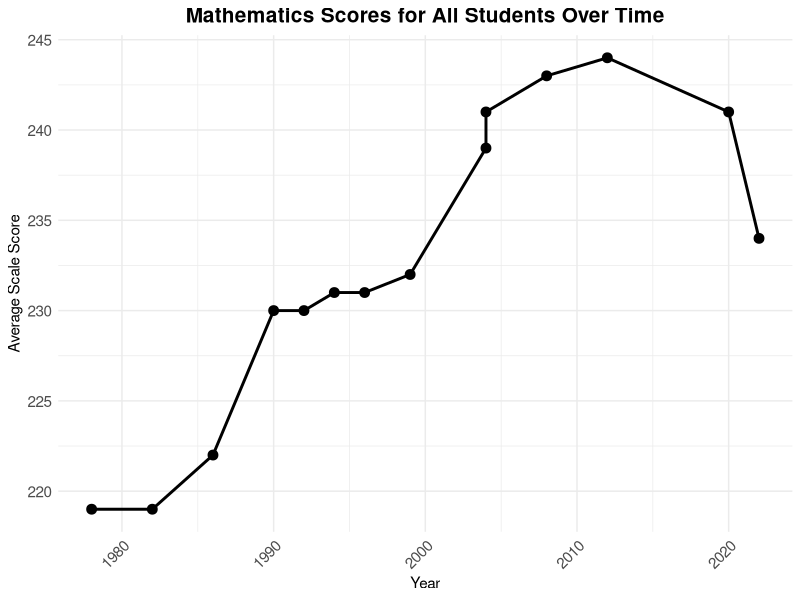

Write R code to recreate this figure. (Note: this script raises an error after producing the figure.)
## ---- chunk 1
#| echo: false
#| output: false
library(tidyverse)
library(ggthemes)
library(lubridate)
library(ggridges)
## ---- chunk 2
#| echo: false
#| output: false

disability <- read_csv("data/mathematics/Mathematics, Age 9, Disability sta.csv", show_col_types = FALSE, name_repair = 'minimal')
colnames(disability) <- disability[8, 1:4]
disability <- disability[9:18, 1:4] |>
  mutate(
    Year = ymd(Year, truncated = 2L),
    `Average scale score` = as.numeric(na_if(na_if(`Average scale score`, "‡"), "—")),
    Subcategory = `Disability status of student, including those with 504 plan`,
    Category = "Disability"
  ) |>
  drop_na(`Average scale score`, Year)

gender <- read_csv("data/mathematics/Mathematics, Age 9, Gender.csv", show_col_types = FALSE, name_repair = 'minimal')
colnames(gender) <- gender[8, 1:4]
gender <- gender[9:36, 1:4] |>
  mutate(
    Year = ymd(Year, truncated = 2L),
    `Average scale score` = as.numeric(na_if(na_if(`Average scale score`, "‡"), "—")),
    Subcategory = Gender,
    Category = "Gender"
  ) |>
  drop_na(`Average scale score`, Year)

national_school <- read_csv("data/mathematics/Mathematics, Age 9, National School.csv", show_col_types = FALSE, name_repair = 'minimal')
colnames(national_school) <- national_school[8, 1:4]
national_school <- national_school[9:26, 1:4] |>
  mutate(
    Year = ymd(Year, truncated = 2L),
    `Average scale score` = as.numeric(na_if(na_if(`Average scale score`, "‡"), "—")),
    Subcategory = `National School Lunch Program eligibility, 3 categories`,
    Category = "National School Lunch"
  ) |>
  drop_na(`Average scale score`, Year)

race <- read_csv("data/mathematics/Mathematics, Age 9, Race ethnicity.csv", show_col_types = FALSE, name_repair = 'minimal')
colnames(race) <- race[8, 1:4]
race <- race[9:92, 1:4] |>
  mutate(
    Year = ymd(Year, truncated = 2L),
    `Average scale score` = as.numeric(na_if(na_if(`Average scale score`, "‡"), "—")),
    Subcategory = `Race/ethnicity (6 categories)`,
    Category = "Race/Ethnicity"
  ) |>
  drop_na(`Average scale score`, Year)

region <- read_csv("data/mathematics/Mathematics, Age 9, Region of the.csv", show_col_types = FALSE, name_repair = 'minimal')
colnames(region) <- region[8, 1:4]
region <- region[9:37, 1:4] |>
  mutate(
    Year = ymd(Year, truncated = 2L),
    `Average scale score` = as.numeric(na_if(na_if(`Average scale score`, "‡"), "—")),
    Subcategory = `Region of the country`,
    Category = "Region"
  ) |>
  drop_na(`Average scale score`, Year)

location <- read_csv("data/mathematics/Mathematics, Age 9, School location.csv", show_col_types = FALSE, name_repair = 'minimal')
colnames(location) <- location[8, 1:4]
location <- location[9:24, 1:4] |>
  mutate(
    Year = ymd(Year, truncated = 2L),
    `Average scale score` = as.numeric(na_if(na_if(`Average scale score`, "‡"), "—")),
    Subcategory = `School location, 4 categories`,
    Category = "School Location"
  ) |>
  drop_na(`Average scale score`, Year)

eng_status <-read_csv("data/mathematics/Mathematics, Age 9, Status as Engl.csv", show_col_types = FALSE, name_repair = 'minimal')
colnames(eng_status) <- eng_status[8, 1:4]
eng_status <- eng_status[9:18, 1:4] |>
  mutate(
    Year = ymd(Year, truncated = 2L),
    `Average scale score` = as.numeric(na_if(na_if(`Average scale score`, "‡"), "—")),
    Subcategory = `Status as English learner, 2 categories`,
    Category = "English Learner Status"
  ) |>
  drop_na(`Average scale score`, Year)

all_students <- read_csv("data/mathematics/Mathematics, Age 9, All students.csv", show_col_types = FALSE, name_repair = 'minimal')
colnames(all_students) <- all_students[8, 1:4]
all_students <- all_students[9:24, 1:4] |>
  mutate(
    Year = ymd(Year, truncated = 2L),
    `Average scale score` = as.numeric(na_if(na_if(`Average scale score`, "‡"), "—")),
    Subcategory = `All students`,
    Category = "All Students"
  ) |>
  drop_na(`Average scale score`, Year)
## ---- chunk 3
ggplot(all_students, aes(x = Year, y = `Average scale score`)) +
  geom_point(size = 3) +
  geom_line(group = 1, size = 1) +
  labs(
    title = "Mathematics Scores for All Students Over Time",
    x = "Year",
    y = "Average Scale Score"
  ) +
  theme_minimal() +
  theme(
    plot.title = element_text(size = 15, hjust = 0.5, face = "bold"),
    axis.text.x = element_text(size = 11, angle = 45, hjust = 1),
    axis.text.y = element_text(size = 11)
  )
## ---- chunk 4
key_categories <- combined_data |>
  filter(Subcategory %in% c("White (not Hispanic)", "Black (not Hispanic)", "Hispanic", "All students"))

ggplot(key_categories, aes(x = Year, y = `Average scale score`, group = Subcategory)) +
  geom_line(aes(color = Subcategory, size = Subcategory == "All students"), size = 1.2) +
  geom_point(aes(color = Subcategory, size = Subcategory == "All students"), shape = 21, stroke = 1) +
  scale_color_manual(
    values = c(
      "All students" = "black",
      "White (not Hispanic)" = "pink",  
      "Black (not Hispanic)" = "red", 
      "Hispanic" = "coral"   
    )
  ) +
  scale_size_manual(
    values = c("FALSE" = 0.8, "TRUE" = 1.5),
    guide = "none"  # Hides the legend for size
  ) +
  labs(
    title = "Trends in Average Scores for Selected Demographics",
    x = "Year",
    y = "Average Scale Score",
    color = "Subcategory"
  ) +
  theme_minimal() +
  theme(
    plot.title = element_text(size = 15, hjust = 0.5, face = "bold"),
    axis.text.x = element_text(angle = 45, hjust = 1)
  )
## ---- chunk 5
data_combined <- bind_rows(all_students, disability, gender, national_school, race, region, location, eng_status)

data_combined <- data_combined |> mutate(Year = as.factor(year(Year)))
ggplot(data_combined, aes(x = Subcategory, y = Year, fill = `Average scale score`)) +
  geom_tile(color = "white", alpha = 0.8) +
  scale_fill_gradient(low = "lightblue", high = "blue", na.value = "grey90") +
  labs(
    title = "Heatmap of Average Test Scores by Year and Subcategory",
    x = "Subcategory",
    y = "Year",
    fill = "Avg Scale Score"
  ) +
  theme_minimal() +
  theme(
    axis.text.x = element_text(angle = 45, hjust = 1, size = 8),
    axis.text.y = element_text(size = 8),
    legend.position = "right"
  )
## ---- chunk 6
variableorder <- unique(combined_data$Subcategory)
diff_plot_data <- combined_data |>
  mutate(Year = year(Year)) |>
  filter(Year %in% c(2020, 2022)) |>
  pivot_wider(names_from = Year, values_from = `Average scale score`, names_prefix = "Year_") |>
  mutate(Difference = Year_2022 - Year_2020) |>
  filter(!is.na(Difference), !Subcategory %in% c("Unclassified", "Information not available"))
#2020vs2022
ggplot(diff_plot_data, aes(x = factor(Subcategory, levels = variableorder), y = Difference, fill = Difference)) +
geom_col() + 

scale_fill_gradient(low = "red", high = "pink") +
  labs(
    title = "Difference in Test Scores: 2022 vs 2020",
    x = "Subcategory",
    y = "Score Difference"
  ) +
  theme_minimal() +
  theme(
    axis.text.x = element_text(angle = 45, hjust = 1),
    plot.title = element_text(size = 15, hjust = 0.5, face = "bold")
  )
## ---- chunk 7
all_students <- read_csv("data/reading/NAEP_All.csv")
disability <- read_csv("data/reading/NAEP_Disability.csv")
english_status <- read_csv("data/reading/NAEP_EnglishStatus.csv")
gender <- read_csv("data/reading/NAEP_Gender.csv")
location <- read_csv("data/reading/NAEP_Location.csv")
lunch_program <- read_csv("data/reading/NAEP_LunchProgram.csv")
race <- read_csv("data/reading/NAEP_Race.csv")
region <- read_csv("data/reading/NAEP_Region.csv")
## ---- chunk 8
all_students <- all_students[8:24, ]
disability <- disability[8:40, ]
english_status <- english_status[8:40, ]
gender <- gender[8:40, ]
location <- location[8:72, ]
lunch_program <- lunch_program[8:56, ]
race <- race[8:104, ]
region <- region[8:88, ]
## ---- chunk 9
colnames(all_students) <- as.character(all_students[1, ])
all_students <- all_students[-1, ]

colnames(disability) <- as.character(disability[1, ])
disability <- disability[-1, ]

colnames(english_status) <- as.character(english_status[1, ])
english_status <- english_status[-1, ]

colnames(gender) <- as.character(gender[1, ])
gender <- gender[-1, ]

colnames(location) <- as.character(location[1, ])
location <- location[-1, ]

colnames(lunch_program) <- as.character(lunch_program[1, ])
lunch_program <- lunch_program[-1, ]

colnames(race) <- as.character(race[1, ])
race <- race[-1, ]

colnames(region) <- as.character(region[1, ])
region <- region[-1, ]
## ---- chunk 10
pivot_wider(english_status, names_from="Status as English learner, 2 categories", values_from="Average scale score") -> english_wider

pivot_wider(gender, names_from="Gender", values_from="Average scale score") -> gender_wider

pivot_wider(location, names_from="School location, 4 categories", values_from="Average scale score") -> location_wider

pivot_wider(lunch_program, names_from="National School Lunch Program eligibility, 3 categories", values_from="Average scale score") -> lunch_wider

pivot_wider(region, names_from="Region of the country", values_from="Average scale score") -> region_wider

pivot_wider(race, names_from="Race/ethnicity (6 categories)", values_from="Average scale score") -> race_wider

pivot_wider(all_students, names_from="All students", values_from="Average scale score") -> all_wider
## ---- chunk 11
english_wider |>
  left_join(gender_wider, by = c("Year", "Jurisdiction")) |>
  left_join(location_wider, by = c("Year", "Jurisdiction")) |>
  left_join(lunch_wider, by = c("Year", "Jurisdiction")) |>
  left_join(region_wider, by = c("Year", "Jurisdiction")) |>
  left_join(race_wider, by = c("Year", "Jurisdiction")) |>
  left_join(all_wider, by = c("Year", "Jurisdiction")) -> all_reading_data
## ---- chunk 12
all_reading_data$Year <- gsub("[^0-9]", "", all_reading_data$Year)
all_reading_data <- all_reading_data[-6, ]
all_reading_data$Year <- as.Date(paste0(all_reading_data$Year, "-01-01"))
## ---- chunk 13
ggplot(all_reading_data, aes(x=Year, y=`All students`, group=1)) +
  geom_point(color="purple") +
  geom_line(color="purple") +
  theme_minimal() + 
  labs(title = "Reading Scores by Year (across all students)", x = "Year", y = "Reading Score") +
  theme_minimal() +
  theme(panel.grid.major.x = element_blank(), panel.grid.minor.x = element_blank()) +
  theme(plot.title=element_text(face="bold")) +
  theme(axis.text = element_text(face="bold"))
## ---- chunk 14
variableorder <- c("All students", "Male", "Female", "White (not Hispanic)", "Black (not Hispanic)", "Hispanic", "Asian American or Pacific Islander", "American Indian or Alaska Native", "Northeast", "Midwest", "South", "West", "City", "Town", "Suburb", "Rural", "Eligible", "Not eligible", "EL", "Not EL")

all_reading_data |>
  pivot_longer(cols = -Year, names_to = "Variable", values_to = "Avg_Score") |>
  mutate(across(-c("Year", "Variable"), as.numeric)) |>
  drop_na(Avg_Score) |>
  filter(Variable != "Unclassified") |>
  filter(Variable != "Information not available") |>
  ggplot(aes(x = Year, y = factor(Variable, levels = variableorder), fill = Avg_Score)) +
  geom_tile() +
  geom_text(aes(label = round(Avg_Score, 1)), color = "black", size = 3) + 
  scale_fill_gradient(low = "white", high = "blue") + 
  theme_minimal() +
  labs(title = "Heatmap of Average Scores across all Years and Demographics",
      x = "Variable",
      y = "Year",
      fill = "Average Score") +
  theme(panel.grid.major.x = element_blank(), panel.grid.minor.x = element_blank()) +
  theme(plot.title=element_text(face="bold")) +
  theme(axis.text = element_text(face="bold"))
## ---- chunk 15
all_reading_data |>
  mutate(Year = as.numeric(Year),  
         Year = factor(Year, levels = c(2020, 2022))) |>  
  pivot_longer(cols = -Year, names_to = "Variable", values_to = "Avg_Score") |>  
  mutate(across(-c("Year", "Variable"), as.numeric)) |>
  drop_na(Avg_Score) |>
  filter(Year == 2020 | Year == 2022) |>
  filter(Variable != "Unclassified") |>
  filter(Variable != "Information not available") |>
  ggplot(aes(x = factor(Variable, levels = variableorder), y = Avg_Score, fill = Year, group = Year)) + 
  geom_bar(stat = 'identity', position = 'dodge') + 
  labs(title = "Reading Scores for 2020 and 2022 across all Demographics",
       x = "Variable",
       y = "Average Score",
       fill = "Year") +  
  scale_fill_manual(values = c("2020" = "darkorchid1", "2022" = "royalblue")) + 
  theme_minimal() + 
  coord_cartesian(ylim=c(185,240)) +
  theme(axis.text.x = element_text(angle = 45, hjust = 1)) +
  theme(panel.grid.major.x = element_blank(), panel.grid.minor.x = element_blank()) +
  theme(plot.title=element_text(face="bold")) +
  theme(axis.text = element_text(face="bold"))
## ---- chunk 16
all_reading_data |>
  mutate(Year = as.numeric(Year)) |>  
  pivot_longer(cols = -Year, names_to = "Variable", values_to = "Avg_Score") |>  
  filter(Year == 2020 | Year == 2022) |>  
  pivot_wider(names_from = Year, values_from = Avg_Score) |>  
  mutate(`2022` = as.numeric(`2022`), `2020` = as.numeric(`2020`)) |>  
  drop_na(`2022`) |> 
  drop_na(`2020`) |>  
  mutate(Difference = `2022` - `2020`) |>  
  filter(Variable != "Unclassified") |>
  filter(Variable != "Information not available") |>
  ggplot(aes(x = factor(Variable, levels = variableorder), y = Difference, fill = Difference)) +  
  geom_bar(stat = 'identity', position = 'dodge') +  
  labs(title = "Difference in Reading Scores: 2022 vs 2020",
       x = "Demographic",
       y = "Score Difference") +
  theme_minimal() + 
  scale_fill_gradient(low = "blue", high = "lavender") + 
  theme(axis.text.x = element_text(angle = 45, hjust = 1)) +
  theme(panel.grid.major.x = element_blank(), panel.grid.minor.x = element_blank()) +
  theme(plot.title=element_text(face="bold")) +
  theme(axis.text = element_text(face="bold"))
## ---- chunk 17
all_reading_data |>
  mutate(Year = as.numeric(Year)) |>  
  pivot_longer(cols = -Year, names_to = "Variable", values_to = "Avg_Score") |>  
  filter(Year == 2004 | Year == 2012 | Year == 2022) |>  
  pivot_wider(names_from = Year, values_from = Avg_Score) |>  
  mutate(`2022` = as.numeric(`2022`), `2012` = as.numeric(`2012`), `2004` = as.numeric(`2004`)) |>  
  drop_na(`2022`) |> 
  drop_na(`2012`) |> 
  drop_na(`2004`) |> 
  mutate(last10 = `2022` - `2012`) |>
  mutate(prev10 = `2012` - `2004`) |>
  select(Variable, last10, prev10) |>
  pivot_longer(cols = -Variable, names_to = "Period", values_to = "Difference") |>
  mutate(Period = factor(Period, levels = c("prev10", "last10"))) |>
  filter(Variable != "Unclassified") |>
  filter(Variable != "Information not available") |>
  ggplot(aes(x = factor(Variable, levels = variableorder), y = Difference, fill = Period, group = Period)) + 
  geom_bar(stat = 'identity', position = 'dodge') + 
  labs(title = "Long Term Trends in Reading Scores Over Last  20 Years",
       x = "Variable",
       y = "Difference in Score Over 10 Year Period",
       fill = "Period") +  
  scale_fill_manual(labels = c("2004 to 2012", "2012 to 2022"), values = c("prev10" = "darkorchid1", "last10" = "royalblue")) + 
  theme_minimal() +
  theme(axis.text.x = element_text(angle = 45, hjust = 1)) +
  theme(panel.grid.major.x = element_blank(), panel.grid.minor.x = element_blank()) +
  theme(plot.title=element_text(face="bold")) +
  theme(axis.text = element_text(face="bold"))
